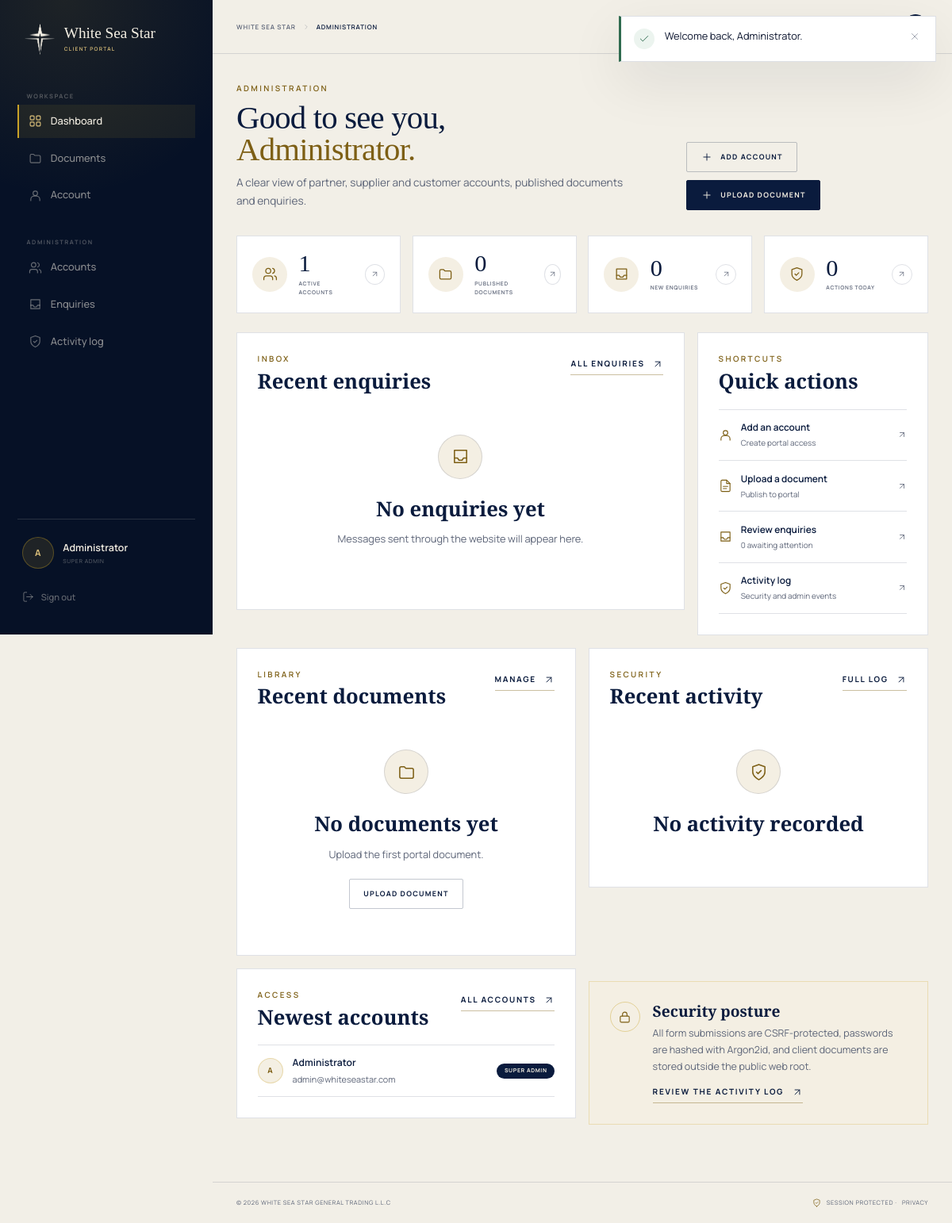
The page /admin (signed in) on the database its author committed.
### tables this page shows
CREATE TABLE IF NOT EXISTS users (
    id BIGINT UNSIGNED NOT NULL AUTO_INCREMENT,
    name VARCHAR(120) NOT NULL,
    email VARCHAR(190) NOT NULL,
    password_hash VARCHAR(255) NOT NULL,
    role ENUM('super_admin', 'partner', 'supplier', 'customer') NOT NULL DEFAULT 'partner',
    is_active TINYINT(1) NOT NULL DEFAULT 1,
    password_changed_at DATETIME NULL,
    last_login_at DATETIME NULL,
    created_by BIGINT UNSIGNED NULL,
    created_at DATETIME NOT NULL DEFAULT CURRENT_TIMESTAMP,
    updated_at DATETIME NOT NULL DEFAULT CURRENT_TIMESTAMP ON UPDATE CURRENT_TIMESTAMP,
    PRIMARY KEY (id),
    UNIQUE KEY uq_users_email (email),
    KEY idx_users_role (role),
    KEY idx_users_active (is_active),
    CONSTRAINT fk_users_created_by FOREIGN KEY (created_by) REFERENCES users (id) ON DELETE SET NULL
);

### pages/admin-dashboard.php (the view, shortened to what the rows shown need)
<?php
$user = current_user();
$recentMembers = user_recent(5);
$firstName = explode(' ', trim((string) $user['name']))[0] ?? 'admin';
$bodyClass = 'page-panel';
require includes_path('panel-header.php');
?>
<div class="panel-head">
    <div>
        <h1 class="panel-title">Good to see you,<br><em><?= e($firstName) ?>.</em></h1>
    </div>
</div>
<div class="panel-grid">
    <section class="panel-card panel-card--wide">
        <div class="panel-card__head">
            <div>
                <h2>Recent enquiries</h2>
            </div>
        </div>
    </section>
    <aside class="panel-card">
        <div class="panel-card__head">
            <div>
                <h2>Quick actions</h2>
            </div>
        </div>
    </aside>
</div>
<div class="panel-grid panel-grid--even">
    <section class="panel-card">
        <div class="panel-card__head">
            <div>
                <h2>Recent documents</h2>
            </div>
        </div>
    </section>
    <section class="panel-card">
        <div class="panel-card__head">
            <div>
                <h2>Recent activity</h2>
            </div>
        </div>
    </section>
</div>
<div class="panel-grid panel-grid--even">
    <section class="panel-card">
        <div class="panel-card__head">
            <div>
                <h2>Newest accounts</h2>
            </div>
        </div>
        <?php if ($recentMembers === []): ?>
            <div class="empty-state empty-state--compact">
                <span class="empty-state__icon"><?= icon('users') ?></span>
                <h3>No accounts yet</h3>
            </div>
        <?php else: ?>
            <div class="mini-list">
                <?php foreach ($recentMembers as $member): ?>
                    <a class="mini-row" href="/admin/members/<?= (int) $member['id'] ?>/edit">
                        <span class="avatar avatar--sm"><?= e(initials((string) $member['name'])) ?></span>
                        <span class="mini-row__body">
                            <strong><?= e($member['name']) ?></strong>
                            <small><?= e($member['email']) ?></small>
                        </span>
                        <?php
                        $role = (string) $member['role'];
                        $badgeClass = match ($role) {
                            'super_admin' => 'badge--navy',
                            'supplier' => 'badge--soft',
                            'customer' => 'badge--gold',
                            default => 'badge--muted',
                        };
                        ?>
                        <span class="badge <?= e($badgeClass) ?>"><?= e(role_label($role)) ?></span>
                    </a>
                <?php endforeach; ?>
            </div>
        <?php endif; ?>
    </section>
    <section class="panel-card panel-card--note panel-card--tall">
        <div>
            <h2>Security posture</h2>
        </div>
    </section>
</div>
<?php require includes_path('panel-footer.php');

### includes/panel-header.php (shortened to what the rows shown need)
<?php
$currentUser = $user ?? current_user();
$roleLabel = role_label((string) ($currentUser['role'] ?? 'partner'));
?>
<!doctype html>
<html lang="en" class="no-js">
<head>
    <?php require __DIR__ . '/head.php'; ?>
</head>
<body class="panel-body <?= e($bodyClass) ?>">
<div class="panel-shell">
    <aside class="panel-sidebar" id="panel-sidebar" data-panel-sidebar>
        <div class="panel-sidebar__foot">
            <div class="panel-user">
                <span class="avatar"><?= e(initials((string) ($currentUser['name'] ?? 'W'))) ?></span>
                <span class="panel-user__text">
                    <strong><?= e($currentUser['name'] ?? '') ?></strong>
                    <small><?= e($roleLabel) ?></small>
                </span>
            </div>
        </div>
    </aside>
    <div class="panel-main">
        <main class="panel-content" id="main">

### rows shown on the page
users: name "A", name "Administrator", role "SUPER ADMIN", email "admin@whiteseastar.com"

### other values the page prints
$title "ADMINISTRATION"
$message['message'] "Welcome back, Administrator."
$memberStats['active'] "1"
$counts['published'] "0"
$counts['newEnquiries'] "0"
$counts['todayActions'] "0"
